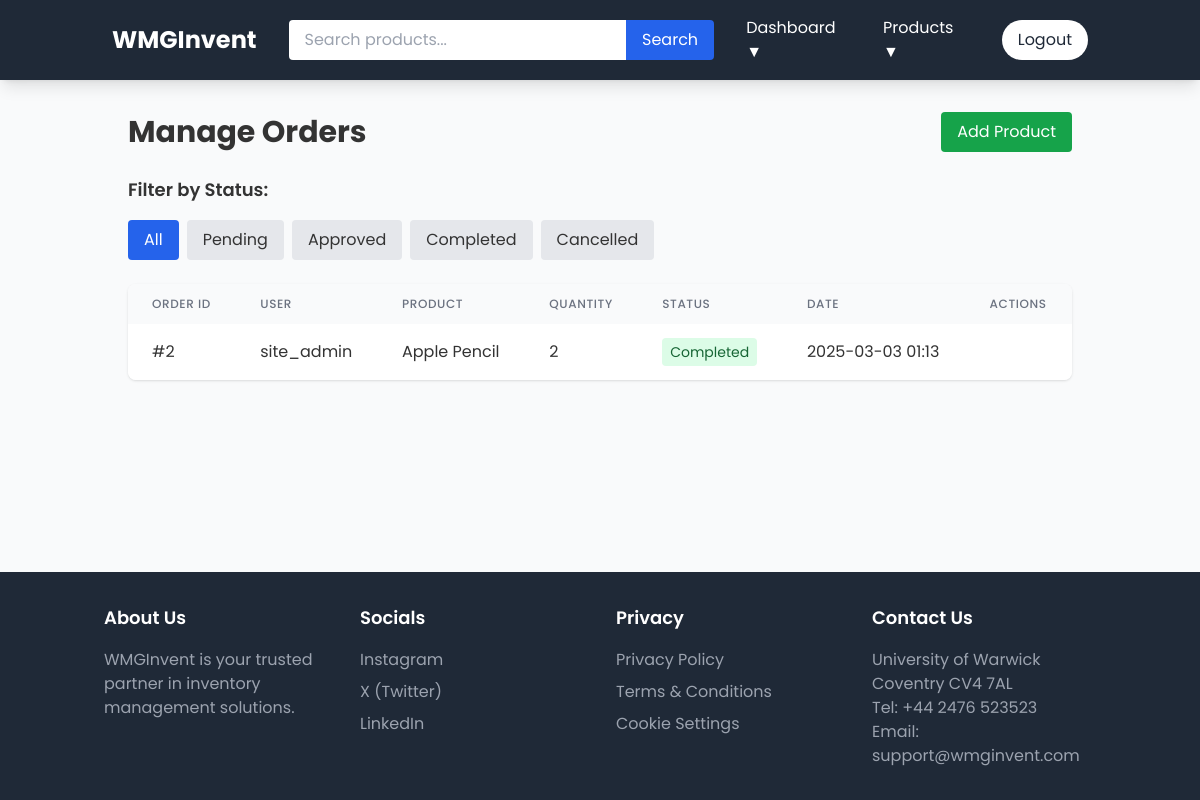
Before: /dashboard/orders (signed in) with the older database file.
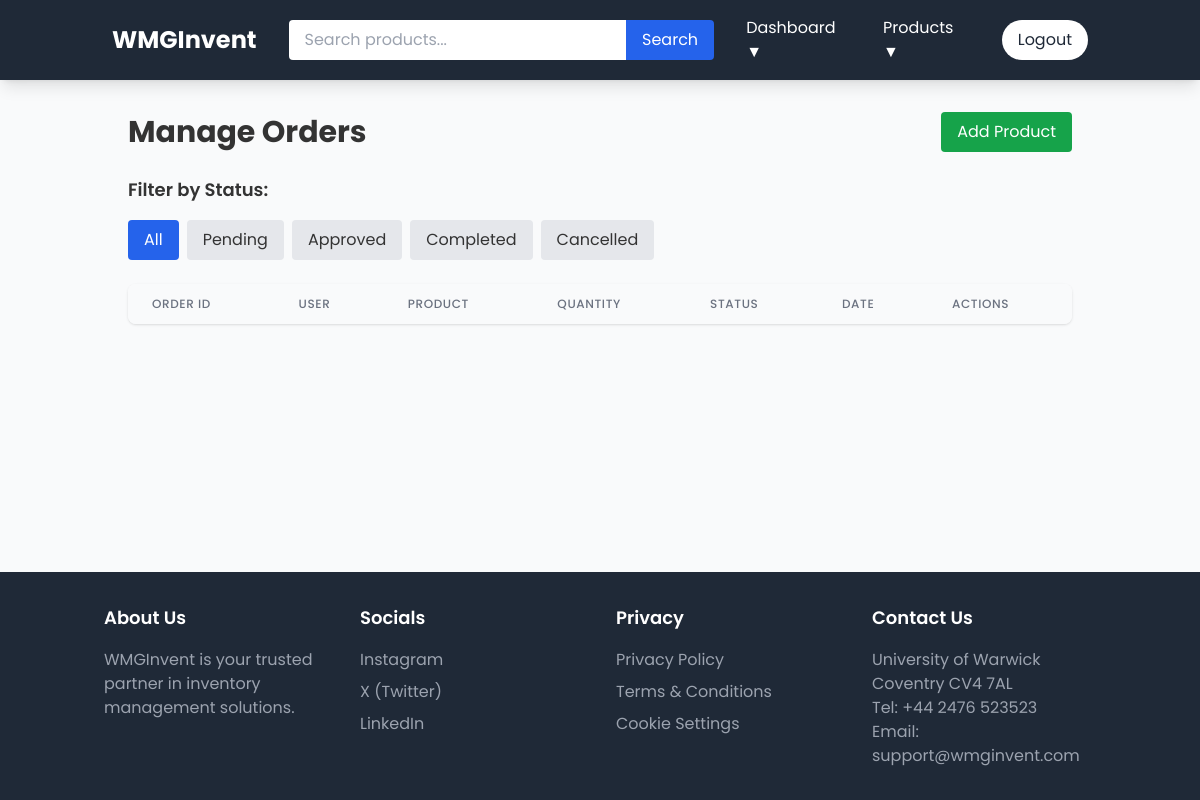
After: the same page with the newer database file.
### app/models/order.py (models this page shows, shortened)
class Order(db.Model):
    id = db.Column(db.Integer, primary_key=True)
    user_id = db.Column(db.Integer, db.ForeignKey('user.id'), nullable=False)      # Customer who placed the order
    product_id = db.Column(db.Integer, db.ForeignKey('product.id'), nullable=False) # Product being ordered
    quantity = db.Column(db.Integer, nullable=False)                               # Quantity ordered
    status = db.Column(db.String(20), default='pending')  # pending, approved, completed, cancelled
    created_at = db.Column(db.DateTime, default=datetime.utcnow)                   # When order was placed
    updated_at = db.Column(db.DateTime, default=datetime.utcnow, onupdate=datetime.utcnow) # Last status update
    user = db.relationship('User', backref='orders')      # Access orders via user.orders
    product = db.relationship('Product', backref='orders') # Access orders via product.orders

### app/models/user.py (models this page shows, shortened)
class User(UserMixin, db.Model):
    id = db.Column(db.Integer, primary_key=True)
    username = db.Column(db.String(64), unique=True, nullable=False)  # Unique username for login
    email = db.Column(db.String(120), unique=True, nullable=False)    # Unique email for contact
    password_hash = db.Column(db.String(128))                         # Securely stored password hash
    role = db.Column(db.String(20), nullable=False, default='user')   # Role-based access control
    def can_manage_stock(self):
        return self.role in ['admin', 'site_admin']
    def can_manage_users(self):
        return self.role == 'site_admin'
    def can_delete_orders(self):
        return self.role == 'site_admin'

### app/models/product.py (models this page shows, shortened)
class Product(db.Model):
    id = db.Column(db.Integer, primary_key=True)
    name = db.Column(db.String(128), nullable=False)                     # Product name (required)
    description = db.Column(db.Text)                                     # Product description
    price = db.Column(db.Float, nullable=False)                          # Product price (required)
    stock_level = db.Column(db.Integer, default=0)                       # Current inventory count
    min_stock_level = db.Column(db.Integer, default=10)                  # Threshold for reordering
    category_id = db.Column(db.Integer, db.ForeignKey('category.id'), nullable=False)  # Product category
    image_url = db.Column(db.String(512))                                # For storing direct image URLs
    created_at = db.Column(db.DateTime, default=datetime.utcnow)         # Creation timestamp
    updated_at = db.Column(db.DateTime, default=datetime.utcnow, onupdate=datetime.utcnow)  # Last update

### app/routes/admin.py (the view)
@bp.route('/orders')
@login_required
def orders():
    if not current_user.can_manage_stock():
        flash('You do not have permission to manage orders')
        return redirect(url_for('main.index'))
    status_filter = request.args.get('status')
    page = request.args.get('page', 1, type=int)
    query = Order.query
    if status_filter:
        query = query.filter_by(status=status_filter)
    orders = query.order_by(Order.created_at.desc()).paginate(page=page, per_page=20)
    return render_template('admin/orders.html', orders=orders)

### app/__init__.py (called while the page is built)
def create_app(config_class=Config):
    app = Flask(__name__)  # Use built-in static folder in app/static
    app.config.from_object(config_class)
    db.init_app(app)
    login_manager.init_app(app)
    migrate.init_app(app, db)
    csrf.init_app(app)
    login_manager.login_view = 'auth.login'
    login_manager.login_message_category = 'info'
    from app.models.category import Category
    @app.context_processor
    def inject_categories():
        return dict(categories=Category.query.all())
    from app.routes import auth, main, products, admin, orders, reorders
    app.register_blueprint(auth.bp)
    app.register_blueprint(main.bp)
    app.register_blueprint(products.bp)
    app.register_blueprint(admin.bp)
    app.register_blueprint(orders.bp)
    app.register_blueprint(reorders.bp)
    print(f"Static folder path: {app.static_folder}")
    return app

### app/models/user.py (called while the page is built)
@login_manager.user_loader
def load_user(id):
    return User.query.get(int(id))

### app/templates/admin/orders.html (shortened to what this page needs)
{% extends "base.html" %}
{% block content %}
<div class="container mx-auto px-4">
    <div class="flex justify-between items-center mb-6">
        <h1 class="text-3xl font-bold">Manage Orders</h1>
        <a href="{{ url_for('products.create') }}"
           class="bg-green-600 text-white px-4 py-2 rounded hover:bg-green-700">
            Add Product
        </a>
    </div>
    <div class="mb-6">
        <div class="flex flex-wrap gap-2">
            <h3 class="text-lg font-semibold w-full mb-2">Filter by Status:</h3>
            <a href="{{ url_for('admin.orders') }}"
               class="px-4 py-2 rounded {% if not request.args.get('status') %}bg-blue-600 text-white{% else %}bg-gray-200{% endif %}">
                All
            </a>
            {% for status in ['pending', 'approved', 'completed', 'cancelled'] %}
            <a href="{{ url_for('admin.orders', status=status) }}"
               class="px-4 py-2 rounded {% if request.args.get('status') == status %}bg-blue-600 text-white{% else %}bg-gray-200{% endif %}">
                {{ status|title }}
            </a>
            {% endfor %}
        </div>
    </div>
    <div class="bg-white rounded-lg shadow overflow-hidden">
        <table class="min-w-full">
            <thead class="bg-gray-50">
                <tr>
                    <th class="px-6 py-3 text-left text-xs font-medium text-gray-500 uppercase tracking-wider">Order ID</th>
                    <th class="px-6 py-3 text-left text-xs font-medium text-gray-500 uppercase tracking-wider">User</th>
                    <th class="px-6 py-3 text-left text-xs font-medium text-gray-500 uppercase tracking-wider">Product</th>
                    <th class="px-6 py-3 text-left text-xs font-medium text-gray-500 uppercase tracking-wider">Quantity</th>
                    <th class="px-6 py-3 text-left text-xs font-medium text-gray-500 uppercase tracking-wider">Status</th>
                    <th class="px-6 py-3 text-left text-xs font-medium text-gray-500 uppercase tracking-wider">Date</th>
                    <th class="px-6 py-3 text-left text-xs font-medium text-gray-500 uppercase tracking-wider">Actions</th>
                </tr>
            </thead>
            <tbody class="bg-white divide-y divide-gray-200">
                {% for order in orders.items %}
                <tr>
                    <td class="px-6 py-4 whitespace-nowrap">#{{ order.id }}</td>
                    <td class="px-6 py-4 whitespace-nowrap">{{ order.user.username }}</td>
                    <td class="px-6 py-4">{{ order.product.name }}</td>
                    <td class="px-6 py-4 whitespace-nowrap">{{ order.quantity }}</td>
                    <td class="px-6 py-4 whitespace-nowrap">
                        <span class="px-2 py-1 rounded text-sm
                            {% if order.status == 'pending' %}bg-yellow-100 text-yellow-800
                            {% elif order.status == 'approved' %}bg-blue-100 text-blue-800
                            {% elif order.status == 'completed' %}bg-green-100 text-green-800
                            {% else %}bg-red-100 text-red-800{% endif %}">
                            {{ order.status|title }}
                        </span>
                    </td>
                    <td class="px-6 py-4 whitespace-nowrap">{{ order.created_at.strftime('%Y-%m-%d %H:%M') }}</td>
                    <td class="px-6 py-4 whitespace-nowrap">
                    </td>
                </tr>
                {% endfor %}
            </tbody>
        </table>
    </div>
</div>
{% endblock %}

Changed rows visible on the page:
removed Order: id "2", user.username "site_admin", product.name "Apple Pencil", quantity "2", status "Completed", created_at "2025-03-03 01:13"
